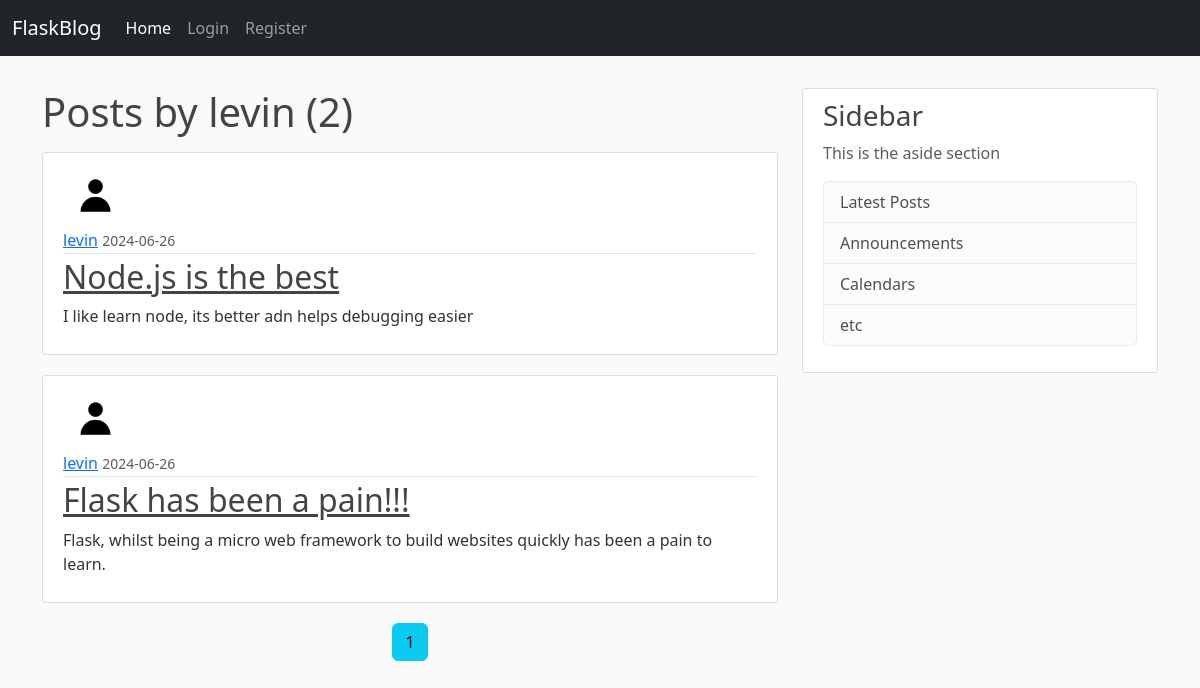
The page /user/levin on the database as committed earlier.
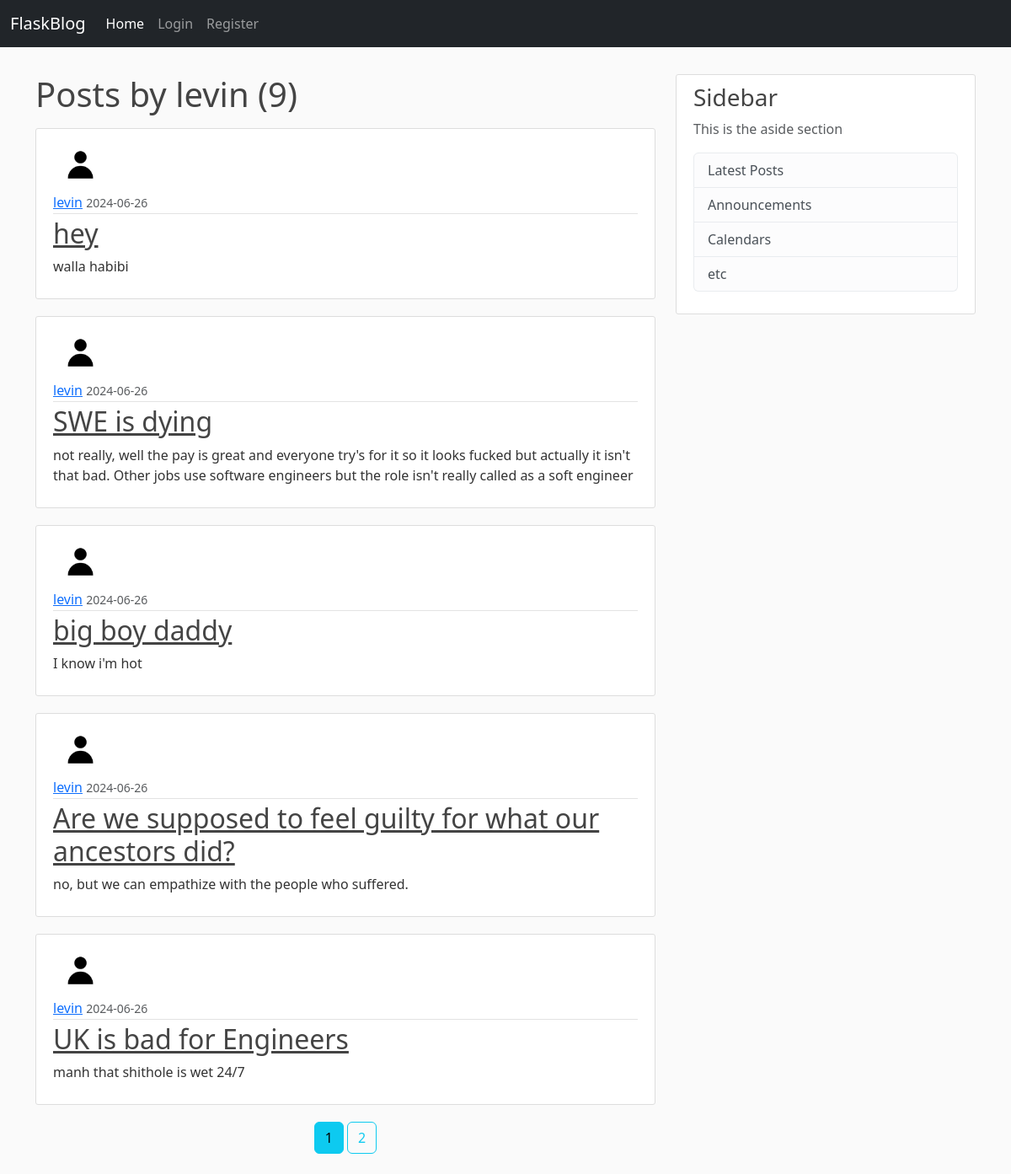
The same page on the database as committed later.
### flaskblog/models.py (models this page shows, shortened)
class User(db.Model, UserMixin):
    id = db.Column(db.Integer, primary_key=True)
    username = db.Column(db.String(30), nullable=False)
    email = db.Column(db.String(100), nullable=False, unique=True)
    image_file = db.Column(db.String(20), nullable=False, default='default.jpg')
    password = db.Column(db.String(60), nullable=False)
    posts = db.relationship('Post', backref='author', lazy=True)

class Post(db.Model):
    id = db.Column(db.Integer, primary_key=True)
    title = db.Column(db.String(100), nullable=False)
    date_posted = db.Column(db.DateTime, nullable=False, default=datetime.utcnow)
    content = db.Column(db.Text, nullable=False)
    user_id = db.Column(db.Integer, db.ForeignKey('user.id'), nullable=False)

### flaskblog/users/routes.py (the view)
@users.route("/<string:username>")
def user_posts(username):
    page = request.args.get('page', 1, type=int)
    user = User.query.filter_by(username=username).first_or_404()
    posts = Post.query.filter_by(author=user)\
        .order_by(Post.date_posted.desc())\
        .paginate(page=page, per_page=5)
    return render_template('user_posts.html', posts=posts, user=user)

### flaskblog/templates/user_posts.html (shortened to what this page needs)
{% extends "base.html" %}
{% block content %}
    <h1 class="mb-3">Posts by {{ user.username }} ({{ posts.total }})</h1>
    {% for post in posts.items %}
        <article class="media-body content-section">
            <img src="{{ url_for('static', filename='images/' + post.author.image_file) }}" alt="user profile picture" class="rounded-circle article-img">
            <div class="article-metadata">
                <a class="mr-2" href="{{ url_for('users.user_posts', username=post.author.username) }}">{{ post.author.username }}</a>
                <small class="text-muted">{{ post.date_posted.strftime('%Y-%m-%d') }}</small>
            </div>
            <h2><a class="article-title" href="{{ url_for('posts.post', post_id = post.id) }}">{{ post.title }}</a></h2>
            <p class="article-content">{{ post.content }}</p>
        </article>
    {% endfor %}
    <center>
        {% for page_num in posts.iter_pages(left_edge=1, right_edge=1, left_current=1, right_current=2) %}
            {% if page_num %}
                {% if posts.page == page_num %}
                    <a href="{{ url_for('users.user_posts', username=user.username, page=page_num) }}" class="btn btn-info mb-4">{{ page_num }}</a>
                {% else %}
                    <a href="{{ url_for('users.user_posts', username=user.username, page=page_num) }}" class="btn btn-outline-info mb-4">{{ page_num }}</a>
                {% endif %}
            {% else %}
                ...
            {% endif %}
        {% endfor %}
    </center>
{% endblock %}

### flaskblog/templates/base.html (shortened to what this page needs)
<!DOCTYPE html>
<html lang="en">
<head>
    <link rel="stylesheet" href="https://cdn.jsdelivr.net/npm/bootstrap@5.3.3/dist/css/bootstrap.min.css" rel="stylesheet">
    <link rel="stylesheet" href="{{ url_for('static', filename='main.css') }}">
</head>
<body>
      <nav class="navbar navbar-expand-lg navbar-dark bg-dark">
        <div class="container-fluid">
          <a class="navbar-brand" href="#">FlaskBlog</a>
          <div class="collapse navbar-collapse" id="navbarNav">
            <ul class="navbar-nav">
              <li class="nav-item">
                <a class="nav-link active" aria-current="page" href="{{ url_for('main.home') }}">Home</a>
              </li>
              {% if current_user.is_authenticated %}
              <li class="nav-item">
                <a class="nav-link" href="{{ url_for('posts.new_post') }}">Create Post</a>
              </li>
              <li class="nav-item">
                <a class="nav-link" href="{{ url_for('users.logout') }}">Logout</a>
              </li>
              <li class="nav-item">
                <a class="nav-link" href="{{ url_for('users.account') }}">Account</a>
              </li>
              {% else %}
              <li class="nav-item">
                <a class="nav-link" href="{{ url_for('users.login') }}">Login</a>
              </li>
              <li class="nav-item">
                <a class="nav-link" href="{{ url_for('users.register') }}">Register</a>
              </li>
              {% endif %}
            </ul>
          </div>
        </div>
      </nav>
    <main role="main" class="container">
      <div class="row">
        <div class="col-md-8">
          {% block content %}{% endblock %}
        </div>
        <div class="col-md-4">
          <div class="content-section">
            <h3>Sidebar</h3>
            <p class="text-muted">This is the aside section
              <ul class="list-group">
                <li class="list-group-item list-group-item-light">Latest Posts</li>
                <li class="list-group-item list-group-item-light">Announcements</li>
                <li class="list-group-item list-group-item-light">Calendars</li>
                <li class="list-group-item list-group-item-light">etc</li>
              </ul>
            </p>
          </div>
        </div>
      </div>
    </main>
</body>
</html>

### flaskblog/static/main.css (style rules this page uses)
body { background: #fafafa; color: #333333; }
main { margin-top: 2rem; }
h1, h2, h3, h4, h5, h6 { color: #444444; }
.content-section { background: #ffffff; padding: 10px 20px; border: 1px solid #dddddd; border-radius: 3px; margin-bottom: 20px; }
.article-title { color: #444444; }
.article-content { white-space: pre-line; }
.article-img { height: 65px; width: 65px; margin-right: 16px; }
.article-metadata { padding-bottom: 1px; margin-bottom: 4px; border-bottom: 1px solid #e3e3e3 }

Rows that differ between the two databases and show on the page:
no longer on this page (row unchanged): Post: image_file (placeholder picture), author.username "levin", date_posted "2024-06-26", title "Node.js is the best", content "I like learn node, its better adn helps debugging easier"
no longer on this page (row unchanged): Post: image_file (placeholder picture), author.username "levin", date_posted "2024-06-26", title "Flask has been a pain!!!", content "Flask, whilst being a micro web framework to build websites quickly has been a pain to learn."
added Post: image_file (placeholder picture), author.username "levin", date_posted "2024-06-26", title "hey", content "walla habibi"
added Post: image_file (placeholder picture), author.username "levin", date_posted "2024-06-26", title "SWE is dying", content "not really, well the pay is great and everyone try's for it so it looks fucked but actually it isn't that bad. Other jobs use software engineers but the role isn't really called as a soft engineer"
added Post: image_file (placeholder picture), author.username "levin", date_posted "2024-06-26", title "big boy daddy", content "I know i'm hot"
added Post: image_file (placeholder picture), author.username "levin", date_posted "2024-06-26", title "Are we supposed to feel guilty for what our ancestors did?", content "no, but we can empathize with the people who suffered."
added Post: image_file (placeholder picture), author.username "levin", date_posted "2024-06-26", title "UK is bad for Engineers", content "manh that shithole is wet 24/7"
Other text that changed with them:
{{ posts.total }}: "2" → "9"
new list line: "2"
